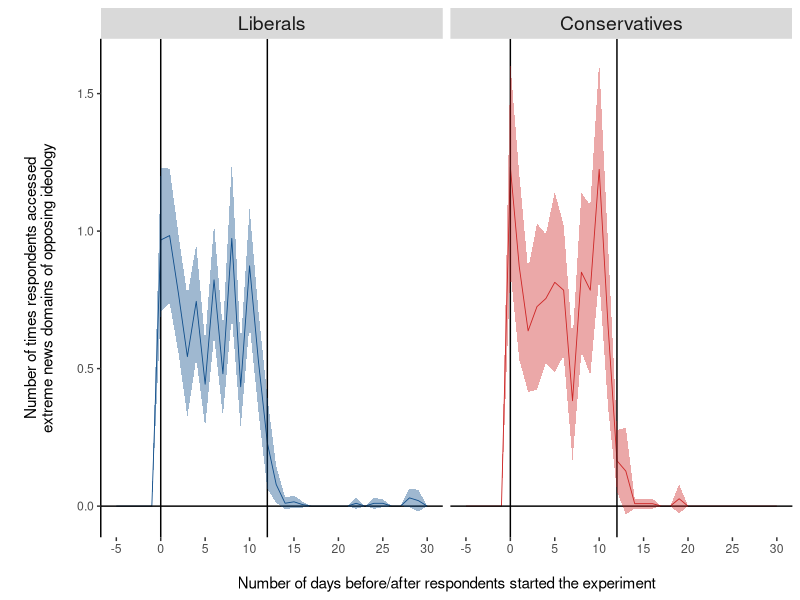

Recreate this plot in R.
#==============================================================================
# 01-fig1b-browsing-data.R
# Purpose: to replicate Figure 1b of the paper, in which we use the browsing 
#          data we collected for some of the participants assigned to treatment
#          to check whether on average they actually complied with the treatment.
# Article: "Exposure to extremely partisan news from the other political side 
#          shows scarce boomerang effects"
# Journal: Political Behavior
# Year:    2022
# Authors: Andreu Casas, Ericka Menchen-Trevino, Magdalena Wojcieszak
#==============================================================================


# PACKAGES
#===============================================================================
library(dplyr)
library(tidyr)
library(ggplot2)


# DATA
#===============================================================================
# - browsing data for respondents in the treatment group. Contains information
#   about how many times they accessed the extreme sites of the opposing ideology
#   the days before, during, and after participating in the experiment. These
#   counts are based on historical browsing data they provided about 2.5 months 
#   after they participated in the experiment. We obtained this browsing data
#   from many but not all participants for 2 main reasons: 1) some decided to
#   not take part of W3 of the study in which we embedded our experiment (in W2),
#   and 2) some did take part of W3 and donated their browsing data, but not 
#   enough data going back to the time they participated in the experiment right
#   after W2 (so in other words, they provided < 75 days of past browsing data).

db <- read.csv("./data/extreme-sites-exp-browsing-data-toplot.csv")


# DATA WRANGLING
#===============================================================================
# - calculate the average number of visits to extreme sites of the opposing
#   ideology, by ideological group (liberals v. conservatives), and by day.
plotdb <- db %>%
  group_by(exp_group, t) %>%
  summarise(pe = mean(sum_extreme, na.rm = TRUE),
            lwr = ifelse(length(unique(na.omit(sum_extreme))) > 1,
                                 t.test(na.omit(sum_extreme))$conf.int[1],
                                 mean(sum_extreme, na.rm = TRUE)),
            upr = ifelse(length(unique(na.omit(sum_extreme))) > 1,
                                 t.test(na.omit(sum_extreme))$conf.int[2],
                                 mean(sum_extreme, na.rm = TRUE))) %>%
  gather(variable, value, -exp_group, -t)

plotdb$estimate_type <- as.character(sapply(plotdb$variable, function(x)
  strsplit(x, split = "_")[[1]][1]))

plotdb$var_type <- as.character(sapply(plotdb$variable, function(x)
  strsplit(x, split = "_")[[1]][2]))

# - human-readable labels for the ideological groups
plotdb <- plotdb %>%
  dplyr::select(-variable) %>%
  mutate(group = ifelse(exp_group == "cons_t", "Conservatives", "Liberals")) %>%
  spread(estimate_type, value)


# OUTPUT
#===============================================================================
# - un-comment to save a pdf version of the plot.
#pdf("./figures/fig1b-browsing-data.pdf", width = 10, height = 4)
ggplot(plotdb %>%
         filter(t < 31) %>%
         mutate(group = factor(group, levels = c("Liberals", "Conservatives"))), 
       aes(x = t, y = pe, fill = group)) +
  geom_line(aes(color = group), size = 0.3) +
  geom_vline(xintercept = 0) +
  geom_vline(xintercept = 12) +
  geom_hline(yintercept = 0) +
  geom_ribbon(aes(ymin = lwr, ymax = upr), alpha = 0.4) +
  scale_x_continuous("\nNumber of days before/after respondents started the experiment",
                     breaks = seq(-5, 40, 5)) +
  scale_y_continuous("\nNumber of times respondents accessed\nextreme news domains of opposing ideology\n") +
  scale_fill_manual("", guide = FALSE, values = rev(c("firebrick3",
                                                      "dodgerblue4"))) +
  scale_color_manual("", guide = FALSE, values = rev(c("firebrick3",
                                                       "dodgerblue4"))) +
  #facet_grid(var_type ~ group, scales = "free") +
  facet_wrap(~group, nrow = 1) +
  theme(panel.background = element_blank(),
        axis.line.y = element_line(),
        strip.text = element_text(size = 14))
#dev.off()
